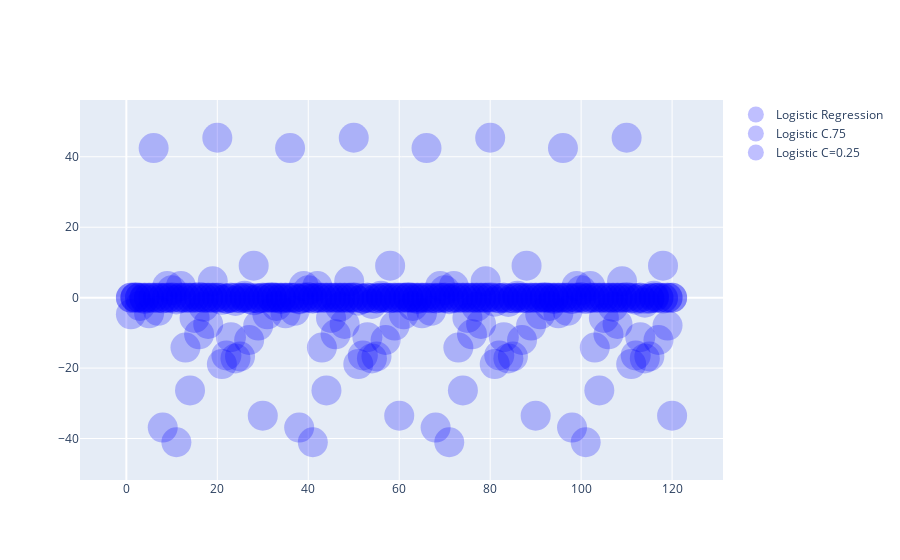

This figure's notebook cell:
### Markdown cell above
Add three scatterplots to `fig`:

- with `fig` do `add_scatter` using
    - freestyle `x=dummyX`
    - freestyle `y=np.ravel(std_clf[1].coef_)`
    - freestyle `name='Logistic Regression'`
    - freestyle `mode='markers'`
    - freestyle `marker=dict(color='blue', opacity=0.25, size=30)`
    
**For the next two, copy the first and make small changes.**

- with `fig` do `add_scatter` using
    - freestyle `x=dummyX`
    - freestyle `y=np.ravel(std_clf_lasso75[1].coef_)`
    - freestyle `name='Logistic Lasso Regression C=.75'`
    - freestyle `mode='markers'`
    - freestyle `marker=dict(color='green', opacity=0.50, size=15)`
    
    
- with `fig` do `add_scatter` using
    - freestyle `x=dummyX`
    - freestyle `y=np.ravel(std_clf_lasso25[1].coef_)`
    - freestyle `name='Logistic Lasso Regression C=.25'`
    - freestyle `mode='markers'`
    - freestyle `marker=dict(color='red', opacity=0.75, size=8)`

### Code cell
fig.add_scatter(x=dummyX,y=np.ravel(std_clf[1].coef_),name='Logistic Regression',mode='markers',marker=dict(color='blue', opacity=0.25, size=30))

fig.add_scatter(x=dummyX,y=np.ravel(std_clf_lasso75[1].coef_),name='Logistic C.75',mode='markers',marker=dict(color='blue', opacity=0.25, size=30))

fig.add_scatter(x=dummyX,y=np.ravel(std_clf_lasso25[1].coef_),name='Logistic C=0.25',mode='markers',marker=dict(color='blue', opacity=0.25, size=30))

#<xml xmlns="https://developers.google.com/blockly/xml"><variables><variable id="iVijvP{JilL0x4[TJ0W5">fig</variable></variables><block type="varDoMethod" id="HQpV;xoS*)U_Y-rO#P{4" x="0" y="0"><mutation items="5"></mutation><field name="VAR" id="iVijvP{JilL0x4[TJ0W5">fig</field><field name="MEMBER">add_scatter</field><data>fig:add_scatter</data><value name="ADD0"><block type="dummyOutputCodeBlock" id="7]Y(SNh.4$Hcp3~T)!~]"><field name="CODE">x=dummyX  </field></block></value><value name="ADD1"><block type="dummyOutputCodeBlock" id="R.o5~dj`r4-Dc^sRo=/="><field name="CODE">y=np.ravel(std_clf[1].coef_) </field></block></value><value name="ADD2"><block type="dummyOutputCodeBlock" id="#iT3*[{-K{lbGCV@!3U."><field name="CODE">name='Logistic Regression' </field></block></value><value name="ADD3"><block type="dummyOutputCodeBlock" id="TTNDKFFUt,13}cH*q){:"><field name="CODE">mode='markers'  </field></block></value><value name="ADD4"><block type="dummyOutputCodeBlock" id="A(QBq}@R!+QnHdF}fQ3,"><field name="CODE"> marker=dict(color='blue', opacity=0.25, size=30)</field></block></value></block><block type="varDoMethod" id=",X-!^he;F^@hyO.qM?AH" x="-22" y="199"><mutation items="5"></mutation><field name="VAR" id="iVijvP{JilL0x4[TJ0W5">fig</field><field name="MEMBER">add_scatter</field><data>fig:add_scatter</data><value name="ADD0"><block type="dummyOutputCodeBlock" id="wM:B5XMHq1ZMNPM.F;t}"><field name="CODE">x=dummyX  </field></block></value><value name="ADD1"><block type="dummyOutputCodeBlock" id="Ruq4#;Q,Fc;A*_F9P~gP"><field name="CODE">y=np.ravel(std_clf_lasso75[1].coef_) </field></block></value><value name="ADD2"><block type="dummyOutputCodeBlock" id="G)!d_z2`AX!.,VjtZnlB"><field name="CODE">name='Logistic C.75' </field></block></value><value name="ADD3"><block type="dummyOutputCodeBlock" id="Ko25?de;*fJdKf,E[4RA"><field name="CODE">mode='markers'  </field></block></value><value name="ADD4"><block type="dummyOutputCodeBlock" id="w$Sr[c~WbwFRA^7v={XM"><field name="CODE"> marker=dict(color='blue', opacity=0.25, size=30)</field></block></value></block><block type="varDoMethod" id="7$;s4B)_/D24^KK{POhu" x="-20" y="411"><mutation items="5"></mutation><field name="VAR" id="iVijvP{JilL0x4[TJ0W5">fig</field><field name="MEMBER">add_scatter</field><data>fig:add_scatter</data><value name="ADD0"><block type="dummyOutputCodeBlock" id="*mfQI.5w4`fvN5q9bB4U"><field name="CODE">x=dummyX  </field></block></value><value name="ADD1"><block type="dummyOutputCodeBlock" id="%J.:MsAf*1i1xoTHaB-!"><field name="CODE">y=np.ravel(std_clf_lasso25[1].coef_) </field></block></value><value name="ADD2"><block type="dummyOutputCodeBlock" id=",r65AiS]QXn5:RO8pY@z"><field name="CODE">name='Logistic C=0.25' </field></block></value><value name="ADD3"><block type="dummyOutputCodeBlock" id="}TrPXn~LgOFJIk^LCDTM"><field name="CODE">mode='markers'  </field></block></value><value name="ADD4"><block type="dummyOutputCodeBlock" id="iJ?[,jubJbS?Px*vR?{I"><field name="CODE"> marker=dict(color='blue', opacity=0.25, size=30)</field></block></value></block></xml>

### Figure 1 — Plotly figure (JSON) as saved in the notebook; plotly's stock layout.template omitted (floating-point values rounded to 4 significant figures)
{"data": [{"marker": {"color": "blue", "opacity": 0.25, "size": 30}, "mode": "markers", "name": "Logistic Regression", "type": "scatter", "x": [1.0, 2.0, 3.0, 4.0, 5.0, 6.0, 7.0, 8.0, 9.0, 10.0, 11.0, 12.0, 13.0, 14.0, 15.0, 16.0, 17.0, 18.0, 19.0, 20.0, 21.0, 22.0, 23.0, 24.0, 25.0, 26.0, 27.0, 28.0, 29.0, 30.0, 31.0, 32.0, 33.0, 34.0, 35.0, 36.0, 37.0, 38.0, 39.0, 40.0, 41.0, 42.0, 43.0, 44.0, 45.0, 46.0, 47.0, 48.0, 49.0, 50.0, 51.0, 52.0, 53.0, 54.0, 55.0, 56.0, 57.0, 58.0, 59.0, 60.0, 61.0, 62.0, 63.0, 64.0, 65.0, 66.0, 67.0, 68.0, 69.0, 70.0, 71.0, 72.0, 73.0, 74.0, 75.0, 76.0, 77.0, 78.0, 79.0, 80.0, 81.0, 82.0, 83.0, 84.0, 85.0, 86.0, 87.0, 88.0, 89.0, 90.0, 91.0, 92.0, 93.0, 94.0, 95.0, 96.0, 97.0, 98.0, 99.0, 100.0, 101.0, 102.0, 103.0, 104.0, 105.0, 106.0, 107.0, 108.0, 109.0, 110.0, 111.0, 112.0, 113.0, 114.0, 115.0, 116.0, 117.0, 118.0, 119.0, 120.0], "y": [-4.736, 0.1272, -2.342, -0.364, -4.457, 42.48, -3.736, -36.9, 3.295, 2.118, -41.06, 3.304, -14.17, -26.35, -5.756, -10.4, -2.565, -7.487, 4.623, 45.4, -18.85, -16.4, -11.22, -17.27, -16.71, 0.5152, -12.03, 9.089, -7.939, -33.52, -4.736, 0.1272, -2.342, -0.364, -4.457, 42.48, -3.736, -36.9, 3.295, 2.118, -41.06, 3.304, -14.17, -26.35, -5.756, -10.4, -2.565, -7.487, 4.623, 45.4, -18.85, -16.4, -11.22, -17.27, -16.71, 0.5152, -12.03, 9.089, -7.939, -33.52, -4.736, 0.1272, -2.342, -0.364, -4.457, 42.48, -3.736, -36.9, 3.295, 2.118, -41.06, 3.304, -14.17, -26.35, -5.756, -10.4, -2.565, -7.487, 4.623, 45.4, -18.85, -16.4, -11.22, -17.27, -16.71, 0.5152, -12.03, 9.089, -7.939, -33.52, -4.736, 0.1272, -2.342, -0.364, -4.457, 42.48, -3.736, -36.9, 3.295, 2.118, -41.06, 3.304, -14.17, -26.35, -5.756, -10.4, -2.565, -7.487, 4.623, 45.4, -18.85, -16.4, -11.22, -17.27, -16.71, 0.5152, -12.03, 9.089, -7.939, -33.52]}, {"marker": {"color": "blue", "opacity": 0.25, "size": 30}, "mode": "markers", "name": "Logistic C.75", "type": "scatter", "x": [1.0, 2.0, 3.0, 4.0, 5.0, 6.0, 7.0, 8.0, 9.0, 10.0, 11.0, 12.0, 13.0, 14.0, 15.0, 16.0, 17.0, 18.0, 19.0, 20.0, 21.0, 22.0, 23.0, 24.0, 25.0, 26.0, 27.0, 28.0, 29.0, 30.0, 31.0, 32.0, 33.0, 34.0, 35.0, 36.0, 37.0, 38.0, 39.0, 40.0, 41.0, 42.0, 43.0, 44.0, 45.0, 46.0, 47.0, 48.0, 49.0, 50.0, 51.0, 52.0, 53.0, 54.0, 55.0, 56.0, 57.0, 58.0, 59.0, 60.0, 61.0, 62.0, 63.0, 64.0, 65.0, 66.0, 67.0, 68.0, 69.0, 70.0, 71.0, 72.0, 73.0, 74.0, 75.0, 76.0, 77.0, 78.0, 79.0, 80.0, 81.0, 82.0, 83.0, 84.0, 85.0, 86.0, 87.0, 88.0, 89.0, 90.0, 91.0, 92.0, 93.0, 94.0, 95.0, 96.0, 97.0, 98.0, 99.0, 100.0, 101.0, 102.0, 103.0, 104.0, 105.0, 106.0, 107.0, 108.0, 109.0, 110.0, 111.0, 112.0, 113.0, 114.0, 115.0, 116.0, 117.0, 118.0, 119.0, 120.0], "y": [0.0, 0.0, 0.0, 0.0, 0.0, 0.0, 0.0, -0.1923, 0.0, 0.007027, -0.5139, 0.0, 0.0, 0.0, 0.0, 0.1496, 0.0, 0.0, 0.0, 0.0, -0.6298, -0.2325, 0.0, -0.9424, -0.1953, 0.0, -0.3665, -0.7637, -0.2603, 0.0, 0.0, 0.0, 0.0, 0.0, 0.0, 0.0, 0.0, -0.3073, 0.0, 0.1005, -0.2653, 0.0, 0.0, 0.0, 0.0, 0.0, 0.0, 0.0, 0.0, 0.02251, -0.008437, -0.3152, 0.0, -1.792, -0.2559, 0.0, -0.0006009, -0.04547, -0.001847, 0.0, 0.0, 0.0, 0.0, 0.0, 0.0, 0.0, 0.0, -0.2225, 0.0, 0.0, -0.4538, 0.0, 0.0, 0.0, 0.0, 0.0, 0.0, 0.0, 0.0, 0.05101, 0.0, -0.07784, 0.0, -1.212, -0.1929, 0.0, -0.1156, -0.03166, -0.01877, 0.0, 0.0, 0.0, 0.0, 0.0, 0.0, 0.0, 0.0, -0.3949, 0.0, 0.09535, -0.4141, 0.0, 0.0, 0.0, 0.0, 0.0, 0.0, 0.0, 0.0, 0.1466, -0.2, -0.5711, 0.0, -0.3211, -0.2502, 0.0, -0.01423, -0.01574, -0.02127, 0.0]}, {"marker": {"color": "blue", "opacity": 0.25, "size": 30}, "mode": "markers", "name": "Logistic C=0.25", "type": "scatter", "x": [1.0, 2.0, 3.0, 4.0, 5.0, 6.0, 7.0, 8.0, 9.0, 10.0, 11.0, 12.0, 13.0, 14.0, 15.0, 16.0, 17.0, 18.0, 19.0, 20.0, 21.0, 22.0, 23.0, 24.0, 25.0, 26.0, 27.0, 28.0, 29.0, 30.0, 31.0, 32.0, 33.0, 34.0, 35.0, 36.0, 37.0, 38.0, 39.0, 40.0, 41.0, 42.0, 43.0, 44.0, 45.0, 46.0, 47.0, 48.0, 49.0, 50.0, 51.0, 52.0, 53.0, 54.0, 55.0, 56.0, 57.0, 58.0, 59.0, 60.0, 61.0, 62.0, 63.0, 64.0, 65.0, 66.0, 67.0, 68.0, 69.0, 70.0, 71.0, 72.0, 73.0, 74.0, 75.0, 76.0, 77.0, 78.0, 79.0, 80.0, 81.0, 82.0, 83.0, 84.0, 85.0, 86.0, 87.0, 88.0, 89.0, 90.0, 91.0, 92.0, 93.0, 94.0, 95.0, 96.0, 97.0, 98.0, 99.0, 100.0, 101.0, 102.0, 103.0, 104.0, 105.0, 106.0, 107.0, 108.0, 109.0, 110.0, 111.0, 112.0, 113.0, 114.0, 115.0, 116.0, 117.0, 118.0, 119.0, 120.0], "y": [0.0, 0.0, 0.0, 0.0, 0.0, 0.0, -0.06474, -0.04435, 0.0, 0.0, -0.01991, 0.0, 0.0, 0.0, 0.0, 0.0, 0.0, 0.0, 0.0, 0.0, 0.0, -0.3106, 0.0, -0.04376, -0.004946, 0.0, 0.0, -0.07252, -0.2001, 0.0, 0.0, 0.0, 0.0, 0.0, 0.0, 0.0, 0.0, -0.5204, 0.0, 0.0, -0.1555, 0.0, 0.0, 0.0, 0.0, 0.0, 0.0, 0.0, 0.0, 0.0, -0.8583, -0.2371, 0.0, -0.1197, -0.1567, 0.0, 0.0, -0.1512, -0.0031, 0.0, 0.0, 0.0, 0.0, 0.0, 0.0, 0.0, -0.1948, -0.06033, 0.0, 0.0, -0.128, 0.0, 0.0, 0.0, 0.0, 0.0, 0.0, 0.0, 0.0, 0.0, -1.154, -0.1816, 0.0, -0.1526, -0.1367, 0.0, 0.0, -0.1728, -0.00157, 0.0, 0.0, 0.0, 0.0, 0.0, 0.0, 0.0, 0.0, -0.0618, 0.0, 0.0, -0.1121, 0.0, 0.0, 0.0, 0.0, 0.0, 0.0, 0.0, 0.0, 0.0, 0.0, -0.1211, 0.0, -1.436, -0.2415, 0.0, 0.0, -0.2783, -0.001124, 0.0]}], "layout": {}}
